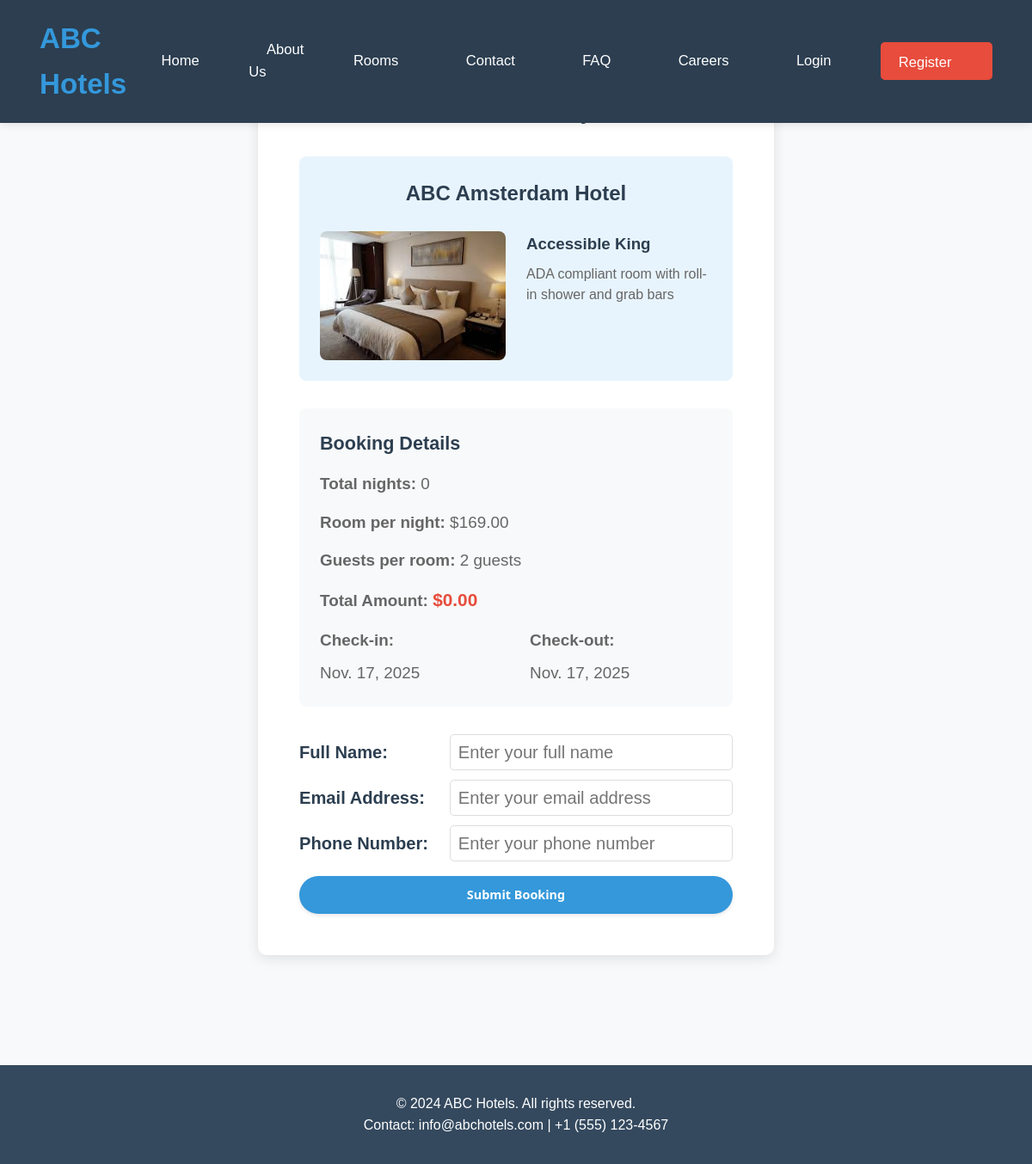
Screenshot of /rooms/200/book/?check_in=&check_out=&guests=&rooms= with the database file from the repository.
### hotel/models.py (models this page shows, shortened)
class Room(models.Model):
    city = models.ForeignKey(City, on_delete=models.CASCADE, related_name='rooms')
    room_type = models.ForeignKey(RoomType, on_delete=models.CASCADE)
    is_available = models.BooleanField(default=True)
    image = models.ImageField(upload_to='images/room_specific/', blank=True,
    null=True, verbose_name='Room Specific Image')

class City(models.Model):
    name = models.CharField(max_length=100)
    description = models.TextField()
    image = models.ImageField(upload_to='images/city/', null=True, blank=True)
    is_active = models.BooleanField(default=True)
    class Meta:
        verbose_name = 'City'
        verbose_name_plural = 'Cities'

class RoomType(models.Model):
    name = models.CharField(max_length=100, unique=True)
    description = models.TextField()
    price_per_night = models.DecimalField(max_digits=8, decimal_places=2)
    capacity = models.PositiveIntegerField()
    image = models.ImageField(upload_to='images/room/', null=True, blank=True)
    class Meta:
        ordering = ['name']

### hotel/views.py (the view, shortened to what this page needs)
# urls.py: path('rooms/<int:room_id>/book/', views.booking_form, name='booking_form'),
def booking_form(request, room_id):
    room = get_object_or_404(Room, id=room_id, is_available=True)
    check_in = request.GET.get('check_in')
    check_out = request.GET.get('check_out')
    selected_guests = request.GET.get('guests', '')  # Get guests from URL params
    if request.method == 'POST':
        form = BookingForm(request.POST)
        if form.is_valid():
            try:
                booking = form.save(commit=False)
                booking.room = room
                booking.save()
                messages.success(request, f'Booking confirmed! Total price: ${booking.total_price}')
                return redirect('booking_confirmation', booking_id=booking.id)
            except Exception as e:
                messages.error(request, f'Error creating booking: {str(e)}')
        else:
            for field, errors in form.errors.items():
                for error in errors:
                    messages.error(request, f'{field}: {error}')
    else:
        initial_data = {}
        if check_in:
            initial_data['check_in'] = check_in
        if check_out:
            initial_data['check_out'] = check_out
        if selected_guests:
            try:
                initial_data['total_guests'] = int(selected_guests)
            except ValueError:
                initial_data['total_guests'] = room.room_type.capacity
        else:
            initial_data['total_guests'] = room.room_type.capacity
        form = BookingForm(initial=initial_data)
    total_nights = 0
    total_amount = 0
    context = {
        'room': room,
        'form': form,
        'today': timezone.now().date(),
        'total_nights': total_nights,
        'total_amount': total_amount,
        'selected_guests': selected_guests,
    }
    return render(request, 'booking_form.html', context)

### hotel/forms.py (shortened to what this page needs)
class BookingForm(forms.ModelForm):
    class Meta:
        model = Booking
        fields = ['guest_name', 'guest_email', 'guest_phone', 'check_in', 'check_out', 'total_guests']
        widgets = {
            'guest_name': forms.TextInput(attrs={
                'class': 'form_input',
                'placeholder': 'Enter your full name'
            }),
            'guest_email': forms.EmailInput(attrs={
                'class': 'form_input',
                'placeholder': 'Enter your email address'
            }),
            'guest_phone': forms.TextInput(attrs={
                'class': 'form_input',
                'placeholder': 'Enter your phone number'
            }),
            'check_in': forms.DateInput(attrs={
                'type': 'date',
                'class': 'form_input'
            }),
            'check_out': forms.DateInput(attrs={
                'type': 'date',
                'class': 'form_input'
            }),
            'total_guests': forms.NumberInput(attrs={
                'class': 'form_input',
                'placeholder': 'Number of guests',
                'min': 1
            }),
        }

### templates/booking_form.html (shortened to what this page needs)
{% extends 'base.html' %}
{% load static %}
{% block content %}
<section style="padding: 4rem 0;">
<div class="container">
<div style="max-width: 600px; margin: 0 auto; background: white; padding: 3rem; border-radius: 10px; box-shadow: 0 4px 15px rgba(0,0,0,0.1);">
<h1 style="text-align: center; margin-bottom: 2rem; color: #2c3e50;">Book Your Stay</h1>
<div style="background: #e8f4fd; padding: 1.5rem; border-radius: 8px; margin-bottom: 2rem;">
<h2 style="text-align: center; font-weight: bold; margin-bottom: 1.5rem; color: #2c3e50;">
ABC {{ room.city.name }} Hotel
</h2>
<div style="display: flex; gap: 1.5rem; align-items: flex-start;">
<div style="flex: 1; min-width: 0;">
<div style="width: 100%; height: 150px; border-radius: 8px; overflow: hidden; background: #f8f9fa;">
{% if room.room_type.name == 'Accessible King' %}
<img src="{% static 'images/rooms/accessible_king.jpg' %}" alt="{{ room.room_type.name }}" style="width: 100%; height: 100%; object-fit: cover;">
{% elif room.room_type.name == 'Junior Suite' %}
<img src="{% static 'images/rooms/junior_suite.jpg' %}" alt="{{ room.room_type.name }}" style="width: 100%; height: 100%; object-fit: cover;">
{% elif room.room_type.name == 'Pool View King' %}
<img src="{% static 'images/rooms/poolview_king.jpg' %}" alt="{{ room.room_type.name }}" style="width: 100%; height: 100%; object-fit: cover;">
{% elif room.room_type.name == 'City View Twin' %}
<img src="{% static 'images/rooms/cityview_twin.jpg' %}" alt="{{ room.room_type.name }}" style="width: 100%; height: 100%; object-fit: cover;">
{% elif room.room_type.name == 'Corner Suite' %}
<img src="{% static 'images/rooms/corner_suite.jpg' %}" alt="{{ room.room_type.name }}" style="width: 100%; height: 100%; object-fit: cover;">
{% elif room.room_type.name == 'Studio King' %}
<img src="{% static 'images/rooms/studio_king.jpg' %}" alt="{{ room.room_type.name }}" style="width: 100%; height: 100%; object-fit: cover;">
{% elif room.room_type.name == 'Connecting Family' %}
<img src="{% static 'images/rooms/connecting_family.jpg' %}" alt="{{ room.room_type.name }}" style="width: 100%; height: 100%; object-fit: cover;">
{% elif room.room_type.name == 'Garden View Queen' %}
<img src="{% static 'images/rooms/garden_queen.jpg' %}" alt="{{ room.room_type.name }}" style="width: 100%; height: 100%; object-fit: cover;">
{% elif room.room_type.name == 'Penthouse Suite' %}
<img src="{% static 'images/rooms/penthouse_suite.jpg' %}" alt="{{ room.room_type.name }}" style="width: 100%; height: 100%; object-fit: cover;">
{% else %}
<img src="{% static 'images/rooms/accessible_king.jpg' %}" alt="{{ room.room_type.name }}" style="width: 100%; height: 100%; object-fit: cover;">
{% endif %}
</div>
</div>
<div style="flex: 1; min-width: 0;">
<h3 style="margin: 0 0 0.5rem 0; color: #2c3e50;">{{ room.room_type.name }}</h3>
<p style="margin: 0; color: #666; line-height: 1.5;">{{ room.room_type.description }}</p>
</div>
</div>
</div>
<div style="background: #f8f9fa; padding: 1.5rem; border-radius: 8px; margin-bottom: 2rem; margin-top: 0.75rem;">
<h4 style="margin: 0 0 1rem 0; color: #2c3e50; font-size: 1.35rem; text-align: left;">Booking Details</h4>
<div style="margin-bottom: 1rem;">
<p style="margin: 0; color: #666; font-size: 1.18125rem; line-height: 1.5; text-align: left;">
<strong>Total nights:</strong>
<span id="total-nights">
{% if request.GET.check_in and request.GET.check_out %}
{{ total_nights }}
{% else %}
0
{% endif %}
</span>
</p>
</div>
<div style="margin-bottom: 1rem;">
<p style="margin: 0; color: #666; font-size: 1.18125rem; line-height: 1.5; text-align: left;">
<strong>Room per night:</strong> ${{ room.room_type.price_per_night }}
</p>
</div>
<div style="margin-bottom: 1rem;">
<p style="margin: 0; color: #666; font-size: 1.18125rem; line-height: 1.5; text-align: left;">
<strong>Guests per room:</strong>
<span id="display-guests">
{% if selected_guests %}
{{ selected_guests }}
{% else %}
{{ room.room_type.capacity }}
{% endif %}
</span>
guest{{ room.room_type.capacity|pluralize }}
</p>
</div>
<div style="margin-bottom: 1rem;">
<p style="margin: 0; color: #666; font-size: 1.18125rem; line-height: 1.5; text-align: left;">
<strong>Total Amount:</strong> <strong style="color: #e74c3c; font-size: 1.3rem;">$<span id="calculated-total-amount">
{% if request.GET.check_in and request.GET.check_out %}
{{ total_amount }}
{% else %}
0.00
{% endif %}
</span></strong>
</p>
</div>
<div style="display: flex; gap: 2rem; margin-bottom: 0.5rem;">
<div style="flex: 1;">
<p style="margin: 0; color: #666; font-size: 1.18125rem; text-align: left;">
<strong>Check-in:</strong>
</p>
</div>
<div style="flex: 1;">
<p style="margin: 0; color: #666; font-size: 1.18125rem; text-align: left;">
<strong>Check-out:</strong>
</p>
</div>
</div>
<div style="display: flex; gap: 2rem;">
<div style="flex: 1;">
<p style="margin: 0; color: #666; font-size: 1.18125rem; text-align: left;">
{% if request.GET.check_in %}
{{ request.GET.check_in }}
{% else %}
{{ today }}
{% endif %}
</p>
</div>
<div style="flex: 1;">
<p style="margin: 0; color: #666; font-size: 1.18125rem; text-align: left;">
{% if request.GET.check_out %}
{{ request.GET.check_out }}
{% else %}
{{ today }}
{% endif %}
</p>
</div>
</div>
</div>
<form method="post">
<div style="display: grid; gap: 1.05rem;">
<div style="display: grid; grid-template-columns: 1fr 2fr; gap: 0.7rem; align-items: center;">
<label class="form-label" style="font-weight: bold; color: #2c3e50; margin: 0; text-align: left; font-size: 1.26rem;">Full Name:</label>
<input type="text" name="guest_name" required class="form-input" placeholder="Enter your full name" value="{% if user.is_authenticated %}{{ user.first_name }} {{ user.last_name }}{% else %}{{ request.POST.guest_name }}{% endif %}" style="padding: 0.525rem; border: 1px solid #ddd; border-radius: 5px; font-size: 1.26rem; width: 100%; box-sizing: border-box; text-align: left;">
<label class="form-label" style="font-weight: bold; color: #2c3e50; margin: 0; text-align: left; font-size: 1.26rem;">Email Address:</label>
<input type="email" name="guest_email" required class="-form-input" placeholder="Enter your email address" value="{% if user.is_authenticated %}{{ user.email }}{% else %}{{ request.POST.guest_email }}{% endif %}" style="padding: 0.525rem; border: 1px solid #ddd; border-radius: 5px; font-size: 1.26rem; width: 100%; box-sizing: border-box; text-align: left;">
<label class="form-label" style="font-weight: bold; color: #2c3e50; margin: 0; text-align: left; font-size: 1.26rem;">Phone Number:</label>
<input type="tel" name="guest_phone" required class="form-input" placeholder="Enter your phone number" value="{% if user.is_authenticated %}{% if user.profile.phone_number %}{{ user.profile.phone_number }}{% endif %}{% else %}{{ request.POST.guest_phone }}{% endif %}" style="padding: 0.525rem; border: 1px solid #ddd; border-radius: 5px; font-size: 1.26rem; width: 100%; box-sizing: border-box; text-align: left;">
</div>
<button type="submit" class="btn-consistent btn-booking" style="width: 100%; text-align: center;">
Submit Booking
</button>
</div>
</form>
</div>
</section>
{% endblock %}

### static/css/style.css (style rules this page uses)
:root { --primary-color: #2c3e50; --secondary-color: #3498db; --accent-color: #c74c3c; --light-color: #ecf0f1; --dark-color: #34495e; --success-color: #27ae60; --warning-color: #f39c12; --danger-color: #c74c3c; --button-width: 130px; --button-height: 44px; }
* { margin: 0; padding: 0; box-sizing: border-box; }
body { font-family: 'Segoe UI', Tahoma, Geneva, Verdana, sans-serif; line-height: 1.6; color: #333; background-color: #f8f9fa; }
.container { max-width: 1200px; margin: 0 auto; padding: 0 2rem; }
.form-label { display: block; margin-bottom: 0.5rem; font-weight: bold; color: var(--primary-color); }
.form-input { width: 100%; padding: 0.8rem; border: 1px solid #ddd; border-radius: 5px; font-size: 1rem; transition: border-color 0.3s ease; }
.btn-consistent { display: inline-flex; align-items: center; justify-content: center; padding: 0.75rem 1.5rem; border-radius: 50px; text-decoration: none; color: white; font-weight: 600; text-align: center; transition: all 0.3s ease; border: none; cursor: pointer; font-size: 0.9rem; width: var(--button-width); height: var(--button-height); font-family: 'Segoe UI', Tahoma, Geneva, Verdana, sans-serif; text-transform: none; letter-spacing: normal; box-shadow: 0 2px 4px rgba(0,0,0,0.1); line-height: 1.2; white-space: nowrap; overflow: hidden; }
.btn-booking { background: #3498db; }

### templates/base.html (style rules this page uses)
* { margin: 0; padding: 0; box-sizing: border-box; }
body { font-family: 'Arial', sans-serif; line-height: 1.6; color: #333; }
.container { max-width: 1200px; margin: 0 auto; padding: 0 2rem; }

### templates/booking_form.html (style rules this page uses)
.form-label { font-weight: bold; margin-bottom: 0.5rem; color: #2c3e50; }
.form-input { padding: 0.75rem; border: 1px solid #ddd; border-radius: 5px; font-size: 1rem; width: 100%; box-sizing: border-box; }

### rows the page displays
Room: city.name "Amsterdam", room_type.name "Accessible King", room_type.description "ADA compliant room with roll-in shower and grab bars", room_type.price_per_night "169.00", room_type.capacity "2"
